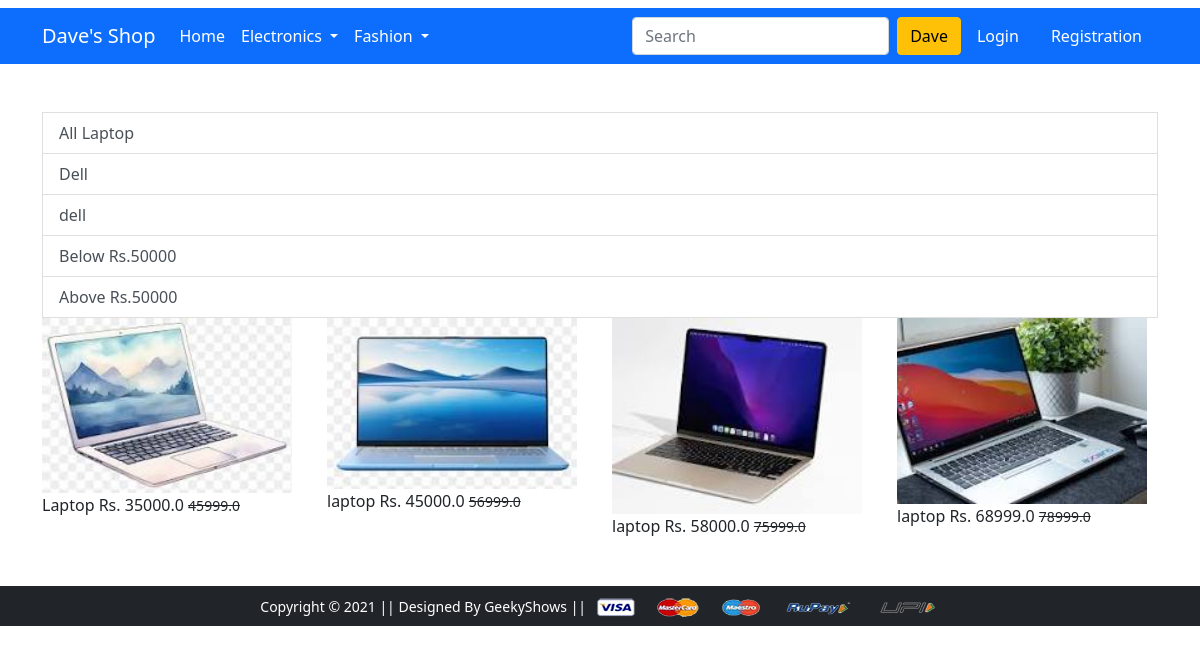
The app's page /laptop/ with its own data.
### shop/models.py (models this page shows, shortened)
class Product(models.Model):
    title = models.CharField(max_length=100)
    selling_price = models.FloatField()
    discounted_price=models.FloatField()
    description = models.TextField()
    brand= models.CharField(max_length=100)
    category=models.CharField(choices=CATEGORY_CHOICES,max_length=2)
    product_image=models.ImageField(upload_to='productimg')

### shop/views.py (the view)
# urls.py: path('laptop/',views.laptop,name='laptop'),
def laptop(request,data=None):
    if data ==None:
        laptop=Product.objects.filter(category='L')
    elif data=='dell' or data=='Dell':
        laptop=Product.objects.filter(category='L').filter(brand=data)
    elif data=='above' :
        laptop = Product.objects.filter(category='L').filter(discounted_price__gt=50000)
    elif data=='below':
        laptop = Product.objects.filter(category="L").filter(discounted_price__lt=50000)
    return render(request,'shop/laptop.html',{'laptop':laptop})

### shop/templates/shop/laptop.html (shortened to what this page needs)
{% extends "shop/base.html" %}
{% load static %}
{% block main-content %}
<div class="container my-5">
    <a href="{% url 'laptop' %}" class="list-group-item list-group-item-action" aria-current="true">All Laptop</a>
    <a href="{% url 'laptopdata' 'dell' %}" class="list-group-item list-group-item-action" aria-current="true">Dell</a>
    <a href="{% url 'laptopdata' 'Dell' %}" class="list-group-item list-group-item-action" aria-current="true">dell</a>
    <a href="{% url 'laptopdata' 'below' %}" class="list-group-item list-group-item-action" aria-current="true">Below Rs.50000 </a>
    <a href="{% url 'laptopdata' 'above' %}" class="list-group-item list-group-item-action" aria-current="true">Above Rs.50000 </a>
 <div class="row">
         {% for l in laptop %}
    <div class="col-sm-3">
        <div class="list-group">
                <div class="item">
                        <img src="{{ l.product_image.url }}" alt="" width="250" class="">
                        {{l.title}}
                        Rs. {{l.discounted_price }}
                        <small class="fw-light text-decoration-line-through">{{ l.selling_price}}</small>
                </div>
        </div>
    </div>
    {% endfor %}
 </div>
</div>
    {% endblock %}

### records on screen
Product: product_image (picture), title "Laptop", discounted_price "35000.0", selling_price "45999.0"
Product: product_image (picture), title "laptop", discounted_price "45000.0", selling_price "56999.0"
Product: product_image (picture), title "laptop", discounted_price "58000.0", selling_price "75999.0"
Product: product_image (picture), title "laptop", discounted_price "68999.0", selling_price "78999.0"
